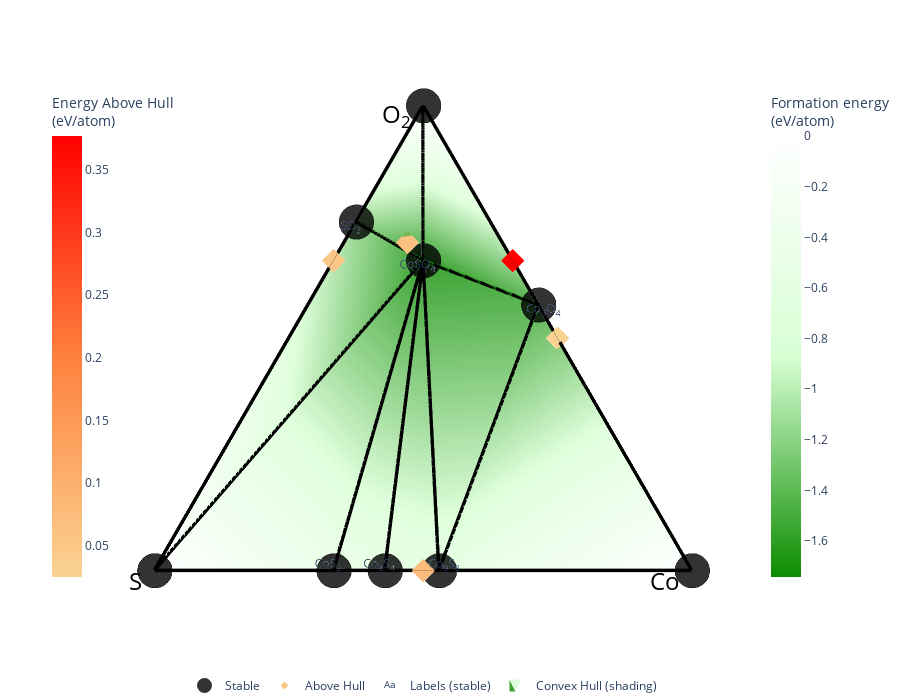

This figure's notebook cell:
### Code cell
phase_diagram_4 = CompoundPhaseDiagram(entries,[Composition("Co"),
                                                Composition("S"),
                                                Composition("O2")])
#CompoundPhaseDiagram:-Generates phase diagrams from compounds as terminations instead of elements


#get_plot and show:- Draw the phase diagram using Plotly (or Matplotlib) and show it.

compound_plotter_4 = PDPlotter(phase_diagram_4, show_unstable=True, markerize=20)
z = compound_plotter_4.get_plot(phase_diagram_4, label_unstable=True)
z.show()

### Figure 1 — Plotly figure (JSON) as saved in the notebook; plotly's stock layout.template omitted (floating-point values rounded to 4 significant figures)
{"data": [{"hoverinfo": "none", "line": {"color": "rgba(0,0,0,1.0)", "width": 7}, "mode": "lines", "showlegend": false, "type": "scatter3d", "x": [0, 0, null, 0.6495, 0, null, 0, 0, null, 0.5774, 0.866, null, 0.6495, 0.5774, null, 0.6495, 0.866, null, 0.5774, 0.4949, null, 0.4949, 0, null, 0, 0, null, 0.4949, 0, null, 0.5774, 0, null, 0.5774, 0, null, 0.5774, 0, null, 0, 0, null, 0.5774, 0, null, 0.4949, 0.866, null], "y": [0.6667, 1, null, 0.625, 1, null, 0.5714, 0.4706, null, 0.5, 0.5, null, 0.625, 0.5, null, 0.625, 0.5, null, 0.5, 0.2857, null, 0.2857, 0.4706, null, 0.4706, 0, null, 0.2857, 0, null, 0.5, 0.4706, null, 0.5, 0.6667, null, 0.5, 0.5714, null, 0.6667, 0.5714, null, 0.5, 1, null, 0.2857, 0.5, null], "z": [-0.5517, 0, null, -1.204, 0, null, -0.6431, -0.6932, null, -1.743, 0, null, -1.204, -1.743, null, -1.204, 0, null, -1.743, -1.569, null, -1.569, -0.6932, null, -0.6932, 0, null, -1.569, 0, null, -1.743, -0.6932, null, -1.743, -0.5517, null, -1.743, -0.6431, null, -0.5517, -0.6431, null, -1.743, 0, null, -1.569, 0, null]}, {"hoverinfo": "none", "line": {"color": "rgba (0, 0, 0, 0.4)", "dash": "solid", "width": 1}, "mode": "lines", "showlegend": false, "type": "scatter3d", "x": [0.866, 0, null, 0.866, 0, null, 0.866, 0, null, 0.866, 0, null, 0, 0, null, 0, 0, null, 0.866, 0.866, null, 0, 0, null, 0, 0, null], "y": [0.5, 1, null, 0.5, 1, null, 0.5, 0, null, 0.5, 0, null, 1, 0, null, 1, 0, null, 0.5, 0.5, null, 1, 1, null, 0, 0, null], "z": [0, 0, null, -1.743, -1.743, null, 0, 0, null, -1.743, -1.743, null, 0, 0, null, -1.743, -1.743, null, 0, -1.743, null, 0, -1.743, null, 0, -1.743, null]}, {"colorbar": {"len": 0.75, "title": {"text": "Formation energy<br>(eV/atom)"}, "x": 0.9}, "colorscale": [[0, "#0c8c00"], [0.5, "#d8ffd4"], [1, "#ffffff"]], "flatshading": true, "hoverinfo": "none", "i": [5, 5, 5, 10, 5, 5, 5, 6], "intensity": [-1.019, -1.204, -1.347, -0.8433, -0.604, -1.743, -0.5517, -1.45, -1.569, -0.6431, -0.6932, 0, 0, 0], "j": [1, 1, 8, 8, 8, 6, 9, 9], "k": [12, 11, 10, 13, 11, 12, 10, 5], "lighting": {"ambient": 1, "diffuse": 0}, "name": "Convex Hull (shading)", "opacity": 0.8, "showlegend": true, "type": "mesh3d", "x": [0.5774, 0.6495, 0.433, 0.5774, 0, 0.5774, 0, 0.6113, 0.4949, 0, 0, 0.866, 0, 0], "y": [0.6667, 0.625, 0.25, 0.3333, 0.5, 0.5, 0.6667, 0.5294, 0.2857, 0.5714, 0.4706, 0.5, 1, 0], "z": [-1.019, -1.204, -1.347, -0.8433, -0.604, -1.743, -0.5517, -1.45, -1.569, -0.6431, -0.6932, 0, 0, 0]}, {"hoverinfo": "skip", "mode": "text", "name": "Labels (stable)", "opacity": 1, "showlegend": true, "text": ["CoS<sub>2</sub>", "SO<sub>3</sub>", "Co<sub>3</sub>S<sub>4</sub>", "Co<sub>9</sub>S<sub>8</sub>", "CoSO<sub>4</sub>", "Co<sub>3</sub>O<sub>4</sub>"], "textposition": ["middle center", "middle center", "middle center", "middle center", "middle center", "middle center"], "type": "scatter3d", "visible": true, "x": [0.01, 0.6395, 0.01, 0.01, 0.5674, 0.4849], "y": [0.6767, 0.635, 0.5814, 0.4606, 0.51, 0.2757], "z": [-0.3774, -1.029, -0.4689, -0.5189, -1.568, -1.394]}, {"hoverinfo": "text", "hoverlabel": {"font": {"size": 14}}, "hovertext": ["SO<sub>2</sub> (None) <br> -1.019 eV/atom (+0.051 eV/atom)", "CoO (None) <br> -1.347 eV/atom (+0.025 eV/atom)", "CoO<sub>2</sub> (None) <br> -0.843 eV/atom (+0.377 eV/atom)", "CoS (None) <br> -0.604 eV/atom (+0.075 eV/atom)", "Co<sub>2</sub>(SO<sub>4</sub>)<sub>3</sub> (None) <br> -1.45 eV/atom (+0.064 eV/atom)"], "marker": {"color": [0.051, 0.025, 0.377, 0.075, 0.064], "colorbar": {"len": 0.75, "title": {"text": "Energy Above Hull<br>(eV/atom)"}, "x": 0.05}, "colorscale": [[0, "#fad393"], [0.5, "#ff813d"], [1, "#ff0000"]], "size": 6, "symbol": "diamond"}, "mode": "markers", "name": "Above Hull", "showlegend": true, "type": "scatter3d", "x": [0.5774, 0.433, 0.5774, 0, 0.6113], "y": [0.6667, 0.25, 0.3333, 0.5, 0.5294], "z": [-1.019, -1.347, -0.843, -0.604, -1.45]}, {"error_z": {"array": [0, 0, 0, 0, 0, 0, 0, 0, 0], "color": "darkgray", "thickness": 5, "type": "data", "width": 10}, "hoverinfo": "text", "hoverlabel": {"font": {"size": 14}}, "hovertext": ["CoS<sub>2</sub> (None) <br> -0.552 eV/atom", "S (None) <br> 0.0 eV/atom", "SO<sub>3</sub> (None) <br> -1.204 eV/atom", "Co<sub>3</sub>S<sub>4</sub> (None) <br> -0.643 eV/atom", "Co<sub>9</sub>S<sub>8</sub> (None) <br> -0.693 eV/atom", "CoSO<sub>4</sub> (None) <br> -1.743 eV/atom", "O<sub>2</sub> (None) <br> 0.0 eV/atom", "Co<sub>3</sub>O<sub>4</sub> (None) <br> -1.569 eV/atom", "Co (None) <br> 0.0 eV/atom"], "marker": {"color": "black", "line": {"color": "black", "width": 3}, "opacity": 0.8, "size": 12}, "mode": "markers", "name": "Stable", "showlegend": true, "type": "scatter3d", "x": [0, 0, 0.6495, 0, 0, 0.5774, 0.866, 0.4949, 0], "y": [0.6667, 1, 0.625, 0.5714, 0.4706, 0.5, 0.5, 0.2857, 0], "z": [-0.552, 0, -1.204, -0.643, -0.693, -1.743, 0, -1.569, 0]}], "layout": {"autosize": true, "height": 700, "hovermode": "closest", "legend": {"orientation": "h", "traceorder": "reversed", "x": 0.5, "xanchor": "center", "y": 0, "yanchor": "top"}, "margin": {"b": 10, "l": 0, "pad": 0, "r": 0, "t": 0}, "paper_bgcolor": "rgba(0,0,0,0)", "plot_bgcolor": "rgba(0,0,0,0)", "scene": {"annotations": [{"align": "center", "font": {"color": "#000000", "size": 24}, "opacity": 1, "showarrow": false, "text": "S", "x": 0, "xanchor": "right", "xshift": -10, "y": 1, "yanchor": "auto", "yshift": -10, "z": -1.568}, {"align": "center", "font": {"color": "#000000", "size": 24}, "opacity": 1, "showarrow": false, "text": "O<sub>2</sub>", "x": 0.866, "xanchor": "right", "xshift": -10, "y": 0.5, "yanchor": "auto", "yshift": -10, "z": -1.568}, {"align": "center", "font": {"color": "#000000", "size": 24}, "opacity": 1, "showarrow": false, "text": "Co", "x": 0, "xanchor": "right", "xshift": -10, "y": 0, "yanchor": "auto", "yshift": -10, "z": -1.568}, {"opacity": 0, "text": "", "x": 1, "y": 1, "z": 0}], "aspectratio": {"x": 1.7, "y": 1.7, "z": 1.2}, "camera": {"center": {"x": -0.1, "y": 0, "z": -0.15}, "eye": {"x": -0.1, "y": 0, "z": 2.5}, "projection": {"type": "orthographic"}}, "xaxis": {"autorange": true, "showaxeslabels": false, "showgrid": false, "showline": false, "showspikes": false, "showticklabels": false, "ticks": "", "visible": false, "zeroline": false}, "yaxis": {"autorange": true, "showaxeslabels": false, "showgrid": false, "showline": false, "showspikes": false, "showticklabels": false, "ticks": "", "visible": false, "zeroline": false}, "zaxis": {"autorange": true, "showaxeslabels": false, "showgrid": false, "showline": false, "showspikes": false, "showticklabels": false, "ticks": "", "visible": false, "zeroline": false}}, "showlegend": true}}
